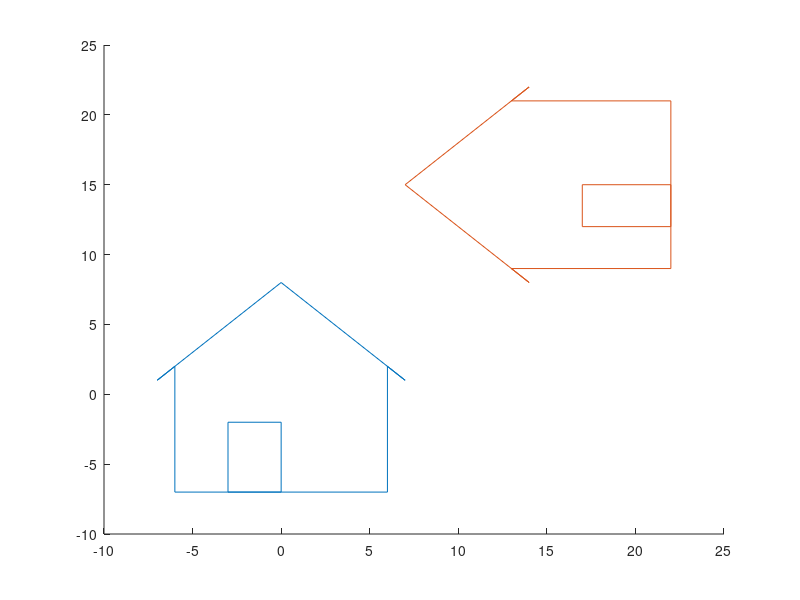

Source code (MATLAB):
x=[ -6 -6 -7 0 7 6 6 -3 -3 0 0 -6];
y=[-7 2 1 8 1 2 -7 -7 -2 -2 -7 -7];

m=[x;y];

a=pi/2;
n=[cos(a),-sin(a);sin(a), cos(a)]*m;
n(1,:)=n(1,:)+15;
n(2,:)=n(2,:)+15;


hold on
plot(m(1,:),m(2,:),'-');
plot(n(1,:),n(2,:),'-');
hold off
